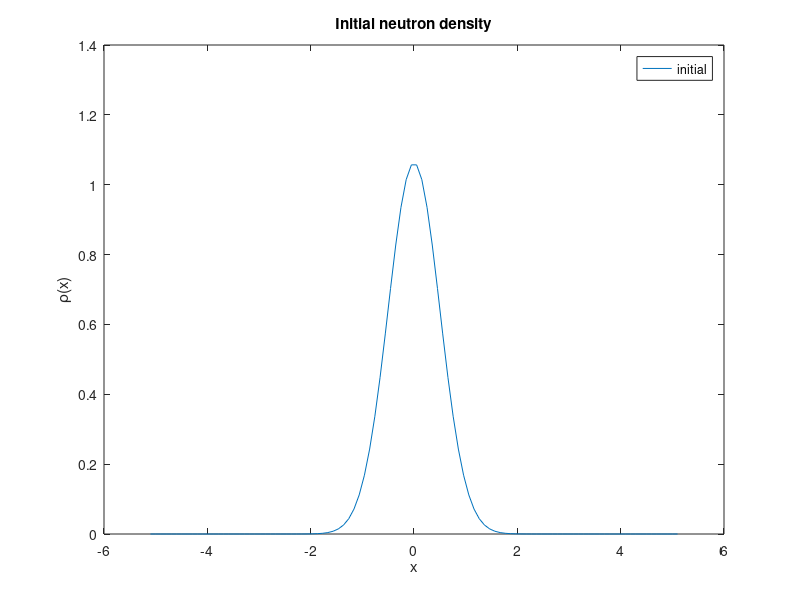
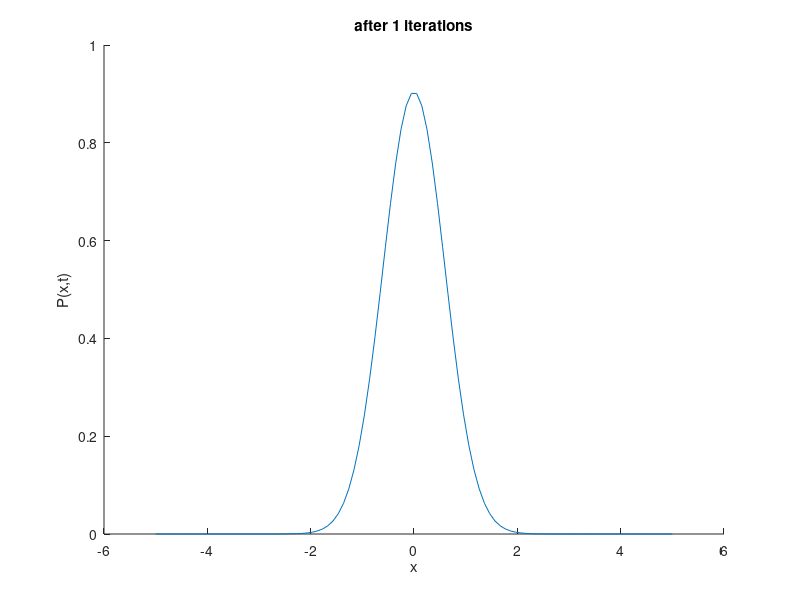
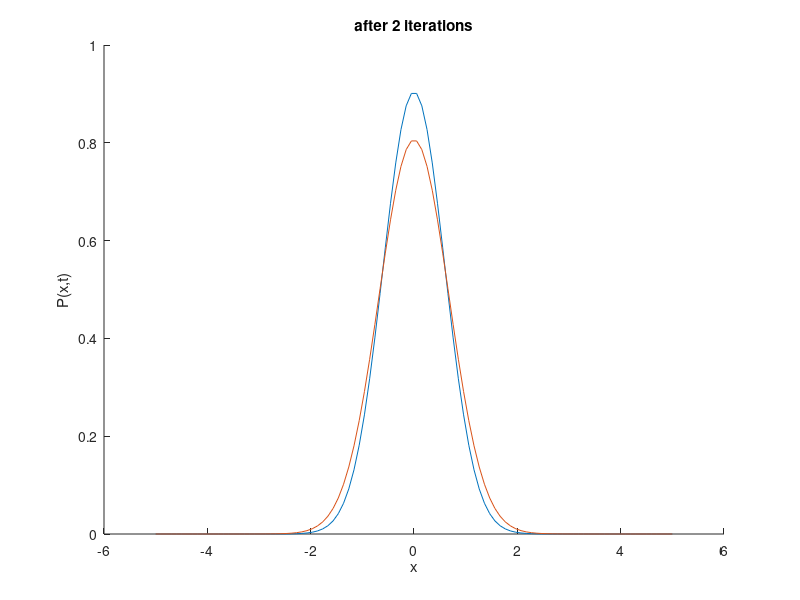
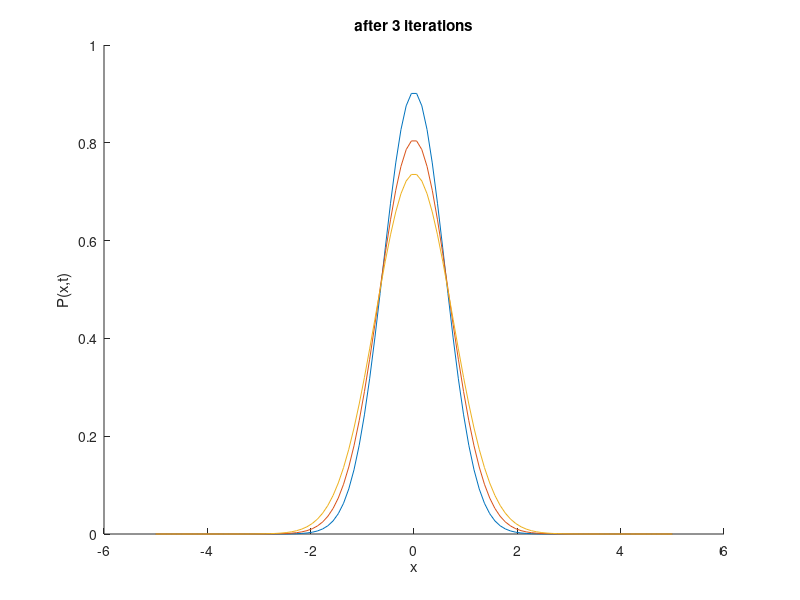

Reproduce these figures in MATLAB, in order.
%  Program to solve the neutron diffusion equation using a parameter C that
%  accounts for chain reactions.
clear;  

%% * Initialize parameters (grid spacing, time step, etc.)
Nprime = 100;   %input('Enter number of grid points: ');
N=Nprime+2;     %adding the ghost cells to apply Neummann BCs.
L = 10;        % System extends from -L/2 to L/2
delx = L/(N-1-2); % Grid cell size
x = delx*(0:N-1) - delx*(N-1)/2;  % Coordinates  of grid points
D = input('Enter D: ');  % diffusion coefficient. Larger means faster diffusion
C=1;            % rate of neutron creation processes
tau = 0.01;     %input('Enter time step: ');

%% * Set up the Diffusion operator matrix
Diff = zeros(N);  % Set all elements to zero
coeff = D/(delx^2);
for i=2:(N-1)
  Diff(i,i-1) = coeff;
  Diff(i,i) = -2*coeff+C;  % Set interior rows
  Diff(i,i+1) = coeff;
end
% First and last rows for Neummann BCs
Diff(1,:) = Diff(3,:);
Diff(N,:) = Diff(N-2,:);

%% * Compute the Crank-Nicolson matrix
dCN = ( inv(eye(N) - .5*tau*Diff) * (eye(N) + .5*tau*Diff) );
			 
%% * Initialize the density function at t=0
%I chose a Gaussian wave packet as the starting function, but a delta
%function will serve as well
x0 = 0;                  % Location of the center of the wavepacket
sigma0 = L/20;           % Standard deviation of the wavefunction
Norm_rho = 1/(sqrt(sigma0*sqrt(pi)));  % Normalization
Rho = Norm_rho * exp(-(x'-x0).^2/(2*sigma0^2)); %to add velocity .*exp(i_imag*k0*x') 

%% * Plot the initial density
figure(1); clf;
plot(x,Rho,'-');
title('Initial neutron density');
xlabel('x');  ylabel('\rho(x)'); legend('initial');
drawnow; 
saveas(gcf,'HW6_2Neumann_init','epsc');
pause(1);

%% * Initialize loop and plot variables 
max_iter = input('Enter number of time steps(length of simulation): '); %choose for how long to run
plot_iter = max_iter/20; % How many plots we display
p_plot(:,1) = Rho;       % Record initial condition
iplot = 1;
figure(2); clf;
axisV = [-L/2 L/2 0 max(p_plot)]; % Fix axis min and max

%% * Loop over desired number of steps 
for iter=1:max_iter
  %* Compute new density function using the Crank-Nicolson scheme
  Rho = dCN*Rho;  

  %* Periodically record values for plotting
  if( rem(iter,plot_iter) < 1 )   
        iplot = iplot+1;
        tplot(iplot) = iter*tau;
        p_plot(:,iplot) = Rho; 
        hold on;
        plot(x(2:N-1),p_plot(2:N-1,iplot)); % Display snap-shot of P(x)
        xlabel('x'); ylabel('P(x,t)');
        title(sprintf('after %g iterations',iter));
        drawnow;
        saveas(gcf,'HW6_2Neumann_plots','epsc');

  end

end
%% * Plot Neutron diffusion
figure(3); clf;
mesh(tplot,x,p_plot);
xlabel('Time');  ylabel('x');  zlabel('P(x,t)');
title('Neutron diffusion');
saveas(gcf,'HW6_2Neumann_mesh','epsc');

%% * Plot neutron density versus position at various times
figure(4); clf;
plot(x(2:N-1),p_plot(2:N-1,1:3:iplot));
xlabel('x'); ylabel('P(x,t)');
title('Neutron density at various times');
saveas(gcf,'HW6_2Neumann_selplots','epsc');